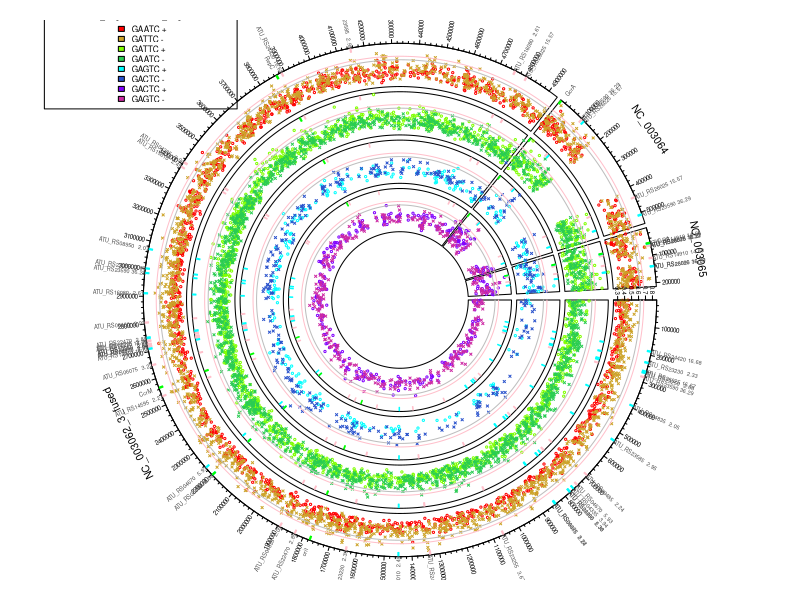
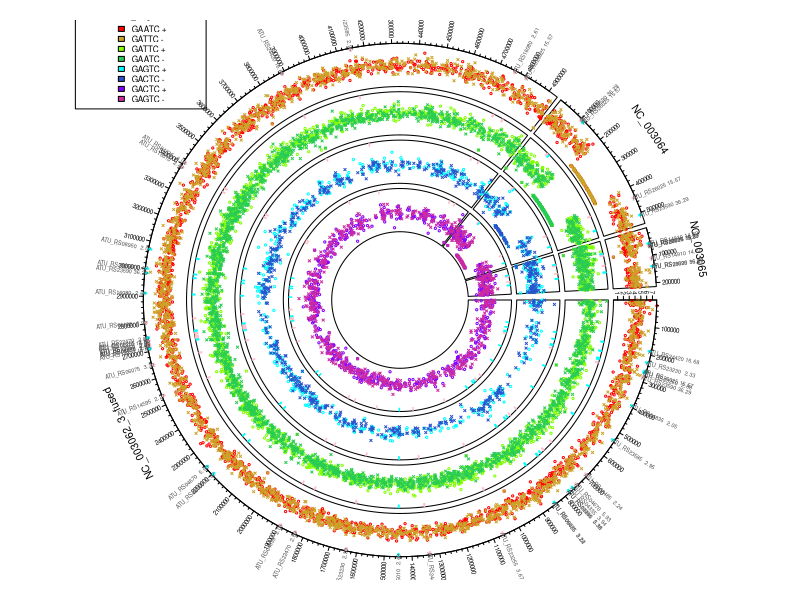
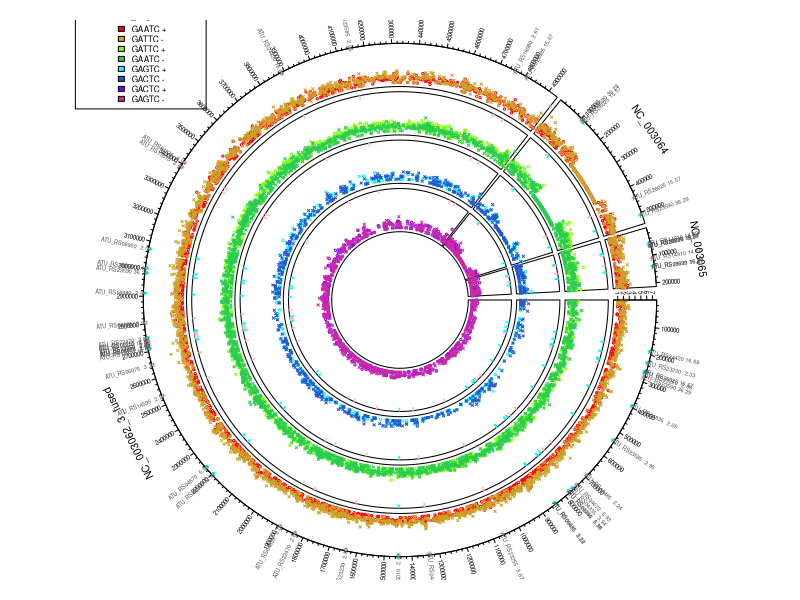
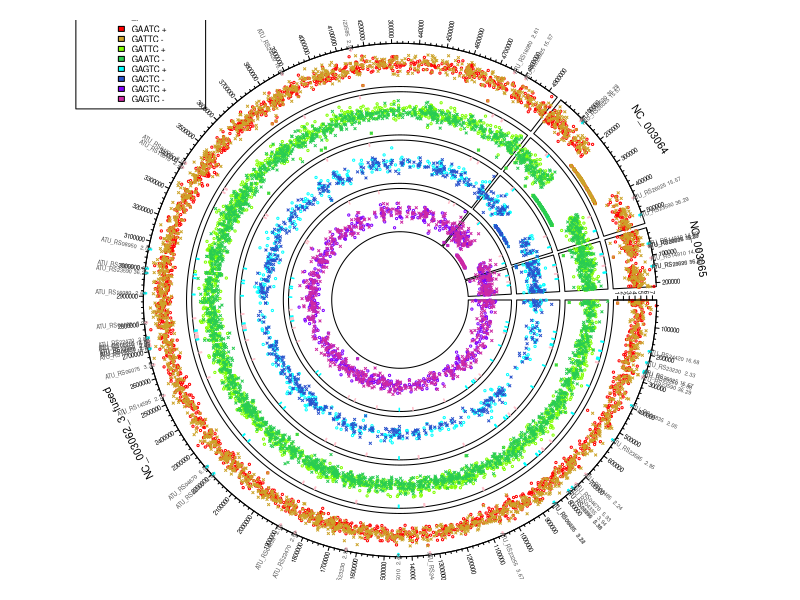
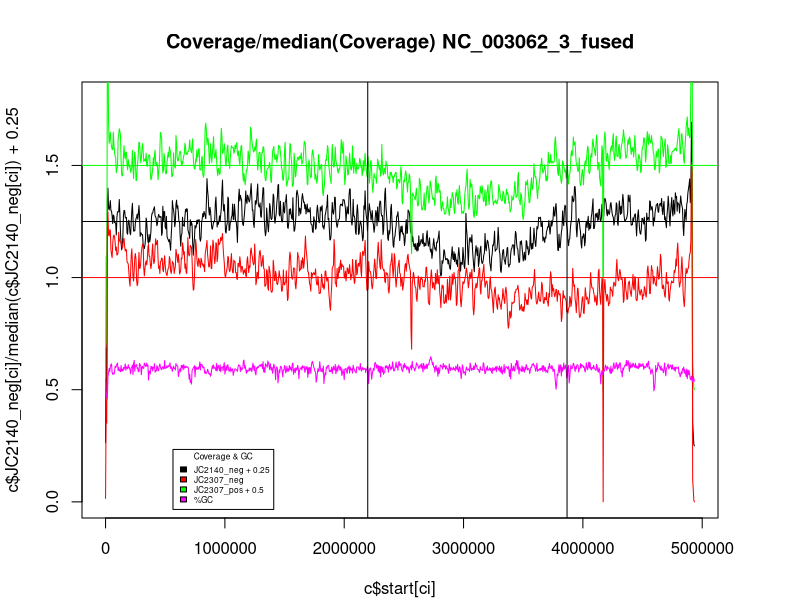
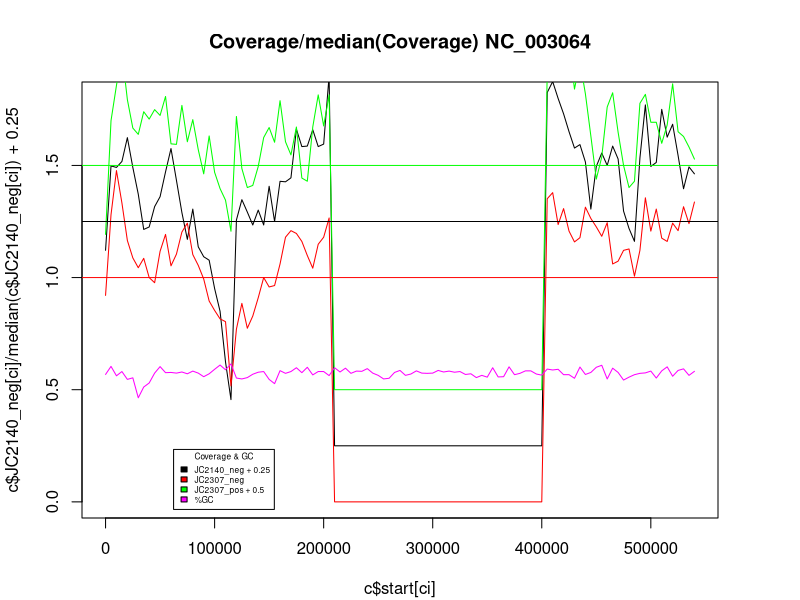
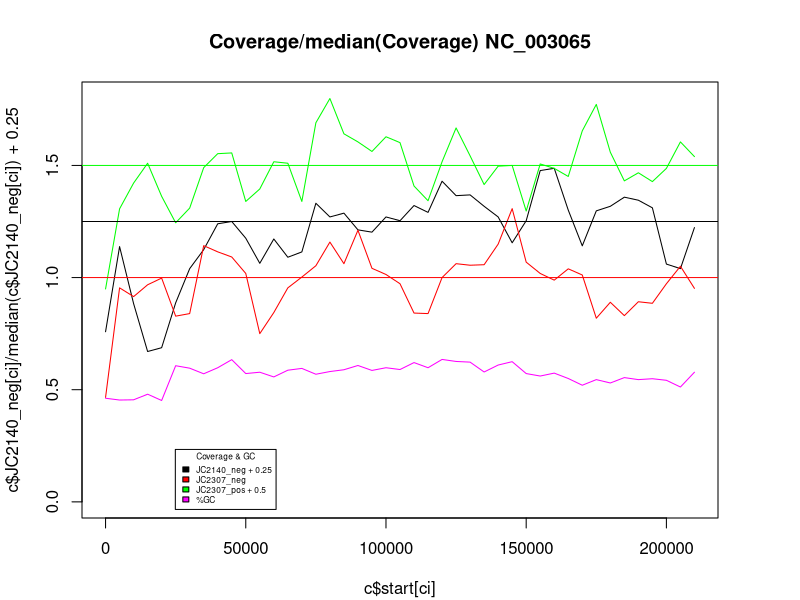
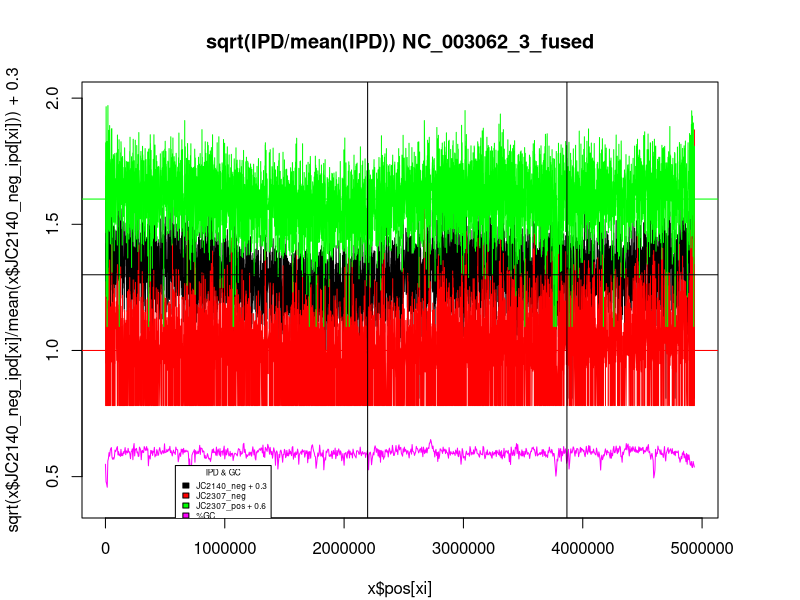

Reproduce these figures in R, in order.
library(circlize)
#setwd('E:/VMShared/Justine/')
setwd('/data1/chris/Justine/')
options("scipen"=6)
mycex <- 0.3
mycexlegend <- 0.5
axisFontSize <- 0.375
glabelpos <- 1.0
labelXpos <- 0.5
labelYpos <- 5.8
t.min <- 0.3
t.max <- 0.8
pad <- 2000
firstTrackMax <- t.max

x <- read.table('all_GANTC_fused.txt',header=T)
c <- read.table('all_coverage_fused_GC.txt',header=T)
a.all <- read.csv('fused.csv',header=TRUE,row.names=1)
genes <- read.table('Atu_degs_Mut-WT_with_GANTC.51.fused.txt',sep="\t",header=T)
genes$Chromosome <- gsub('.[0-9]$', '', genes$Chromosome)
ori <- read.table('ori_fused.txt',sep="\t",header=T)

motifs <- c( "GAATC +", "GATTC -", "GATTC +", "GAATC -", "GAGTC +", "GACTC -", "GACTC +", "GAGTC -")
h <- rep(seq(0,0.95,by = 1.0/length(motifs)))
s <- rep(c(1.0,0.8),length(motifs))
v <- rep(c(1.0,0.8),length(motifs))
colors <- hsv(h,s,v)

iAp <- which(x$motif=='GAATC' & x$strand=='+')
iAm <- which(x$motif=='GAATC' & x$strand=='-')
iCp <- which(x$motif=='GACTC' & x$strand=='+')
iCm <- which(x$motif=='GACTC' & x$strand=='-')
iGp <- which(x$motif=='GAGTC' & x$strand=='+')
iGm <- which(x$motif=='GAGTC' & x$strand=='-')
iTp <- which(x$motif=='GATTC' & x$strand=='+')
iTm <- which(x$motif=='GATTC' & x$strand=='-')

pdf('GANTC_circos_fused.pdf',paper="a4r",width=0,height=0)
op <- par(mar=c(1,0,1,0))

circos.par(cell.padding = c(0.02, 0, 0.02, 0), gap.degree = c(1,1,3))
circos.initialize(xlim = a.all)
circos.track(ylim = c(t.min,t.max), track.height = 1.0/6)
circos.trackPoints(x$chr[iAp], x=x$pos[iAp], y=x$JC2307_neg_ipd[iAp]/x$JC2140_neg_ipd[iAp],pch=1,cex=mycex,col=colors[1])
circos.trackPoints(x$chr[iTm], x=x$pos[iTm], y=x$JC2307_neg_ipd[iTm]/x$JC2140_neg_ipd[iTm],pch=4,cex=mycex,col=colors[2])
circos.track(ylim = c(t.min,t.max), track.height = 1.0/6)
circos.trackPoints(x$chr[iTp], x=x$pos[iTp], y=x$JC2307_neg_ipd[iTp]/x$JC2140_neg_ipd[iTp],pch=1,cex=mycex,col=colors[3])
circos.trackPoints(x$chr[iAm], x=x$pos[iAm], y=x$JC2307_neg_ipd[iAm]/x$JC2140_neg_ipd[iAm],pch=4,cex=mycex,col=colors[4])
circos.track(ylim = c(t.min,t.max), track.height = 1.0/6)
circos.trackPoints(x$chr[iGp], x=x$pos[iGp], y=x$JC2307_neg_ipd[iGp]/x$JC2140_neg_ipd[iGp],pch=1,cex=mycex,col=colors[5])
circos.trackPoints(x$chr[iCm], x=x$pos[iCm], y=x$JC2307_neg_ipd[iCm]/x$JC2140_neg_ipd[iCm],pch=4,cex=mycex,col=colors[6])
circos.track(ylim = c(t.min,t.max), track.height = 1.0/6)
circos.trackPoints(x$chr[iCp], x=x$pos[iCp], y=x$JC2307_neg_ipd[iCp]/x$JC2140_neg_ipd[iCp],pch=1,cex=mycex,col=colors[7])
circos.trackPoints(x$chr[iGm], x=x$pos[iGm], y=x$JC2307_neg_ipd[iGm]/x$JC2140_neg_ipd[iGm],pch=4,cex=mycex,col=colors[8])

legend(-1,.93,adj = c(0,0.5),xjust=0.5,yjust=0.5,cex=mycexlegend,
       title='IPD of JC2307_neg vs JC2140_neg on fused C58',
       fill=colors[seq(1,length(motifs))],
       legend=motifs)
circos.yaxis(side='left',track.index=1,sector.index=rownames(a.all)[1],labels.cex=axisFontSize)

for(i in 1:nrow(a.all))
{
	n <- rownames(a.all)[i]
	circos.axis(sector.index = n, track.index=1, major.at = seq(0,a.all[i,2],by=100000), labels.cex=axisFontSize, labels.facing='clockwise', direction='outside')
	circos.text(a.all[i,2]/2, firstTrackMax, n, track.index = 1, sector.index = n, facing = "inside", cex = axisFontSize + 0.25,adj = c(labelXpos, -labelYpos))
	gi <- which(genes$Chromosome == n & genes$Strand == "+")
	circos.rect(genes$Gene_Start[gi]-pad,t.max,genes$Gene_End[gi]+pad,t.max+0.05, track.index = 1, sector.index = n, col='pink', border='pink')
	circos.rect(genes$Gene_Start[gi]-pad,t.max,genes$Gene_End[gi]+pad,t.max+0.05, track.index = 2, sector.index = n, col='pink', border='pink')
	circos.rect(genes$Gene_Start[gi]-pad,t.max,genes$Gene_End[gi]+pad,t.max+0.05, track.index = 3, sector.index = n, col='pink', border='pink')
	circos.rect(genes$Gene_Start[gi]-pad,t.max,genes$Gene_End[gi]+pad,t.max+0.05, track.index = 4, sector.index = n, col='pink', border='pink')
	#circos.text(genes$Gene_Start[gi],rep(glabelpos,length(gi)),paste(genes$Gene_ID,as.character(genes$Fold_Change)),track.index=1,sector.index=n,facing='clockwise',niceFacing=TRUE,cex=axisFontSize,adj=c(0.5,-0.5),col='grey30')
	circos.text(genes$Gene_Start[gi],rep(glabelpos,length(gi)),
	            paste(genes$Gene_ID,format(round(genes$Fold_Change,2),nsmall=2)),
	            track.index=1,sector.index=n,facing='clockwise',niceFacing=TRUE,cex=axisFontSize-0.04,adj=c(0.2,0.6),col='grey30')
	p95 <- mean(x$JC2307_neg_ipd/x$JC2140_neg_ipd,na.rm=T)+1.959964*sd(x$JC2307_neg_ipd/x$JC2140_neg_ipd,na.rm=T)
	p99 <- mean(x$JC2307_neg_ipd/x$JC2140_neg_ipd,na.rm=T)+2.575829*sd(x$JC2307_neg_ipd/x$JC2140_neg_ipd,na.rm=T)
	circos.lines(c(1,a.all[i,2]), c(p95,p95), track.index = 1, sector.index = n, col='grey')
	circos.lines(c(1,a.all[i,2]), c(p99,p99), track.index = 1, sector.index = n, col='pink')
	circos.lines(c(1,a.all[i,2]), c(p95,p95), track.index = 2, sector.index = n, col='grey')
	circos.lines(c(1,a.all[i,2]), c(p99,p99), track.index = 2, sector.index = n, col='pink')
	circos.lines(c(1,a.all[i,2]), c(p95,p95), track.index = 3, sector.index = n, col='grey')
	circos.lines(c(1,a.all[i,2]), c(p99,p99), track.index = 3, sector.index = n, col='pink')
	circos.lines(c(1,a.all[i,2]), c(p95,p95), track.index = 4, sector.index = n, col='grey')
	circos.lines(c(1,a.all[i,2]), c(p99,p99), track.index = 4, sector.index = n, col='pink')
	gi <- which(genes$Chromosome == n & genes$Strand == "-")
	circos.rect(genes$Gene_Start[gi]-pad,t.max,genes$Gene_End[gi]+pad,t.max+0.05, track.index = 1, sector.index = n, col='cyan', border='cyan')
	circos.rect(genes$Gene_Start[gi]-pad,t.max,genes$Gene_End[gi]+pad,t.max+0.05, track.index = 2, sector.index = n, col='cyan', border='cyan')
	circos.rect(genes$Gene_Start[gi]-pad,t.max,genes$Gene_End[gi]+pad,t.max+0.05, track.index = 3, sector.index = n, col='cyan', border='cyan')
	circos.rect(genes$Gene_Start[gi]-pad,t.max,genes$Gene_End[gi]+pad,t.max+0.05, track.index = 4, sector.index = n, col='cyan', border='cyan')
	circos.text(genes$Gene_Start[gi],rep(glabelpos,length(gi)),
	            paste(genes$Gene_ID,format(round(genes$Fold_Change,2),nsmall=2)),
	            track.index=1,sector.index=n,facing='clockwise',niceFacing=TRUE,cex=axisFontSize-0.04,adj=c(0.2,0.6),col='grey30')
	go <- which(ori$Chromosome == n)
	circos.rect(ori$Gene_Start[go]-pad,t.max,ori$Gene_End[go]+pad,t.max+0.05, track.index = 1, sector.index = n, col='green', border='green')
	circos.rect(ori$Gene_Start[go]-pad,t.max,ori$Gene_End[go]+pad,t.max+0.05, track.index = 2, sector.index = n, col='green', border='green')
	circos.rect(ori$Gene_Start[go]-pad,t.max,ori$Gene_End[go]+pad,t.max+0.05, track.index = 3, sector.index = n, col='green', border='green')
	circos.rect(ori$Gene_Start[go]-pad,t.max,ori$Gene_End[go]+pad,t.max+0.05, track.index = 4, sector.index = n, col='green', border='green')
	circos.text(ori$Gene_Start[go],rep(glabelpos,length(go)),ori$Gene_ID,
	            track.index=1,sector.index=n,facing='clockwise',niceFacing=TRUE,cex=axisFontSize-0.04,adj=c(0.2,0.6),col='grey30')
}

circos.clear()

t.min <- 1.0
t.max <- 7.0
firstTrackMax <- t.max
glabelpos <- 9.0

x <- read.table('all_GANTC_fused_WG.txt',header=T)

iAp <- which(x$motif=='GAATC' & x$strand=='+')
iAm <- which(x$motif=='GAATC' & x$strand=='-')
iCp <- which(x$motif=='GACTC' & x$strand=='+')
iCm <- which(x$motif=='GACTC' & x$strand=='-')
iGp <- which(x$motif=='GAGTC' & x$strand=='+')
iGm <- which(x$motif=='GAGTC' & x$strand=='-')
iTp <- which(x$motif=='GATTC' & x$strand=='+')
iTm <- which(x$motif=='GATTC' & x$strand=='-')

circos.par(cell.padding = c(0.02, 0, 0.02, 0), gap.degree = c(1,1,3))
circos.initialize(xlim = a.all)
circos.track(ylim = c(t.min,t.max), track.height = 1.0/6)
circos.trackPoints(x$chr[iAp], x=x$pos[iAp], y=x$JC2140_neg_ipd[iAp],pch=1,cex=mycex,col=colors[1])
circos.trackPoints(x$chr[iTm], x=x$pos[iTm], y=x$JC2140_neg_ipd[iTm],pch=4,cex=mycex,col=colors[2])
circos.track(ylim = c(t.min,t.max), track.height = 1.0/6)
circos.trackPoints(x$chr[iTp], x=x$pos[iTp], y=x$JC2140_neg_ipd[iTp],pch=1,cex=mycex,col=colors[3])
circos.trackPoints(x$chr[iAm], x=x$pos[iAm], y=x$JC2140_neg_ipd[iAm],pch=4,cex=mycex,col=colors[4])
circos.track(ylim = c(t.min,t.max), track.height = 1.0/6)
circos.trackPoints(x$chr[iGp], x=x$pos[iGp], y=x$JC2140_neg_ipd[iGp],pch=1,cex=mycex,col=colors[5])
circos.trackPoints(x$chr[iCm], x=x$pos[iCm], y=x$JC2140_neg_ipd[iCm],pch=4,cex=mycex,col=colors[6])
circos.track(ylim = c(t.min,t.max), track.height = 1.0/6)
circos.trackPoints(x$chr[iCp], x=x$pos[iCp], y=x$JC2140_neg_ipd[iCp],pch=1,cex=mycex,col=colors[7])
circos.trackPoints(x$chr[iGm], x=x$pos[iGm], y=x$JC2140_neg_ipd[iGm],pch=4,cex=mycex,col=colors[8])

legend(-1,.93,adj = c(0,0.5),xjust=0.5,yjust=0.5,cex=mycexlegend,
       title='IPD of JC2140_neg on fused C58',
       fill=colors[seq(1,length(motifs))],
       legend=motifs)
circos.yaxis(side='left',track.index=1,sector.index=rownames(a.all)[1],labels.cex=axisFontSize)

for(i in 1:nrow(a.all))
{
	n <- rownames(a.all)[i]
	circos.axis(sector.index = n, track.index=1, major.at = seq(0,a.all[i,2],by=100000), labels.cex=axisFontSize, labels.facing='clockwise', direction='outside')
	circos.text(a.all[i,2]/2, firstTrackMax, n, track.index = 1, sector.index = n, facing = "inside", cex = axisFontSize + 0.25,adj = c(labelXpos, -labelYpos))
	gi <- which(genes$Chromosome == n & genes$Strand == "+")
	circos.rect(genes$Gene_Start[gi]-pad,t.max+0.15,genes$Gene_End[gi]+pad,t.max+0.65, track.index = 1, sector.index = n, col='pink', border='pink')
	circos.rect(genes$Gene_Start[gi]-pad,t.max+0.15,genes$Gene_End[gi]+pad,t.max+0.65, track.index = 2, sector.index = n, col='pink', border='pink')
	circos.rect(genes$Gene_Start[gi]-pad,t.max+0.15,genes$Gene_End[gi]+pad,t.max+0.65, track.index = 3, sector.index = n, col='pink', border='pink')
	circos.rect(genes$Gene_Start[gi]-pad,t.max+0.15,genes$Gene_End[gi]+pad,t.max+0.65, track.index = 4, sector.index = n, col='pink', border='pink')
	#circos.text(genes$Gene_Start[gi],rep(glabelpos,length(gi)),paste(genes$Gene_ID,as.character(genes$Fold_Change)),track.index=1,sector.index=n,facing='clockwise',niceFacing=TRUE,cex=axisFontSize,adj=c(0.5,-0.5),col='grey30')
	circos.text(genes$Gene_Start[gi],rep(glabelpos,length(gi)),
	            paste(genes$Gene_ID,format(round(genes$Fold_Change,2),nsmall=2)),
	            track.index=1,sector.index=n,facing='clockwise',niceFacing=TRUE,cex=axisFontSize-0.04,adj=c(0.2,0.6),col='grey30')
	gi <- which(genes$Chromosome == n & genes$Strand == "-")
	circos.rect(genes$Gene_Start[gi]-pad,t.max+0.15,genes$Gene_End[gi]+pad,t.max+0.65, track.index = 1, sector.index = n, col='cyan', border='cyan')
	circos.rect(genes$Gene_Start[gi]-pad,t.max+0.15,genes$Gene_End[gi]+pad,t.max+0.65, track.index = 2, sector.index = n, col='cyan', border='cyan')
	circos.rect(genes$Gene_Start[gi]-pad,t.max+0.15,genes$Gene_End[gi]+pad,t.max+0.65, track.index = 3, sector.index = n, col='cyan', border='cyan')
	circos.rect(genes$Gene_Start[gi]-pad,t.max+0.15,genes$Gene_End[gi]+pad,t.max+0.65, track.index = 4, sector.index = n, col='cyan', border='cyan')
	circos.text(genes$Gene_Start[gi],rep(glabelpos,length(gi)),
	            paste(genes$Gene_ID,format(round(genes$Fold_Change,2),nsmall=2)),
	            track.index=1,sector.index=n,facing='clockwise',niceFacing=TRUE,cex=axisFontSize-0.04,adj=c(0.2,0.6),col='grey30')
}

circos.clear()

circos.par(cell.padding = c(0.02, 0, 0.02, 0), gap.degree = c(1,1,3))
circos.initialize(xlim = a.all)
circos.track(ylim = c(t.min,t.max), track.height = 1.0/6)
circos.trackPoints(x$chr[iAp], x=x$pos[iAp], y=x$JC2307_neg_ipd[iAp],pch=1,cex=mycex,col=colors[1])
circos.trackPoints(x$chr[iTm], x=x$pos[iTm], y=x$JC2307_neg_ipd[iTm],pch=4,cex=mycex,col=colors[2])
circos.track(ylim = c(t.min,t.max), track.height = 1.0/6)
circos.trackPoints(x$chr[iTp], x=x$pos[iTp], y=x$JC2307_neg_ipd[iTp],pch=1,cex=mycex,col=colors[3])
circos.trackPoints(x$chr[iAm], x=x$pos[iAm], y=x$JC2307_neg_ipd[iAm],pch=4,cex=mycex,col=colors[4])
circos.track(ylim = c(t.min,t.max), track.height = 1.0/6)
circos.trackPoints(x$chr[iGp], x=x$pos[iGp], y=x$JC2307_neg_ipd[iGp],pch=1,cex=mycex,col=colors[5])
circos.trackPoints(x$chr[iCm], x=x$pos[iCm], y=x$JC2307_neg_ipd[iCm],pch=4,cex=mycex,col=colors[6])
circos.track(ylim = c(t.min,t.max), track.height = 1.0/6)
circos.trackPoints(x$chr[iCp], x=x$pos[iCp], y=x$JC2307_neg_ipd[iCp],pch=1,cex=mycex,col=colors[7])
circos.trackPoints(x$chr[iGm], x=x$pos[iGm], y=x$JC2307_neg_ipd[iGm],pch=4,cex=mycex,col=colors[8])

legend(-1,.93,adj = c(0,0.5),xjust=0.5,yjust=0.5,cex=mycexlegend,
       title='IPD of JC2307_neg on fused C58',
       fill=colors[seq(1,length(motifs))],
       legend=motifs)
circos.yaxis(side='left',track.index=1,sector.index=rownames(a.all)[1],labels.cex=axisFontSize)

for(i in 1:nrow(a.all))
{
	n <- rownames(a.all)[i]
	circos.axis(sector.index = n, track.index=1, major.at = seq(0,a.all[i,2],by=100000), labels.cex=axisFontSize, labels.facing='clockwise', direction='outside')
	circos.text(a.all[i,2]/2, firstTrackMax, n, track.index = 1, sector.index = n, facing = "inside", cex = axisFontSize + 0.25,adj = c(labelXpos, -labelYpos))
	gi <- which(genes$Chromosome == n & genes$Strand == "+")
	circos.rect(genes$Gene_Start[gi]-pad,t.max+0.15,genes$Gene_End[gi]+pad,t.max+0.65, track.index = 1, sector.index = n, col='pink', border='pink')
	circos.rect(genes$Gene_Start[gi]-pad,t.max+0.15,genes$Gene_End[gi]+pad,t.max+0.65, track.index = 2, sector.index = n, col='pink', border='pink')
	circos.rect(genes$Gene_Start[gi]-pad,t.max+0.15,genes$Gene_End[gi]+pad,t.max+0.65, track.index = 3, sector.index = n, col='pink', border='pink')
	circos.rect(genes$Gene_Start[gi]-pad,t.max+0.15,genes$Gene_End[gi]+pad,t.max+0.65, track.index = 4, sector.index = n, col='pink', border='pink')
	#circos.text(genes$Gene_Start[gi],rep(glabelpos,length(gi)),paste(genes$Gene_ID,as.character(genes$Fold_Change)),track.index=1,sector.index=n,facing='clockwise',niceFacing=TRUE,cex=axisFontSize,adj=c(0.5,-0.5),col='grey30')
	circos.text(genes$Gene_Start[gi],rep(glabelpos,length(gi)),
	            paste(genes$Gene_ID,format(round(genes$Fold_Change,2),nsmall=2)),
	            track.index=1,sector.index=n,facing='clockwise',niceFacing=TRUE,cex=axisFontSize-0.04,adj=c(0.2,0.6),col='grey30')
	gi <- which(genes$Chromosome == n & genes$Strand == "-")
	circos.rect(genes$Gene_Start[gi]-pad,t.max+0.15,genes$Gene_End[gi]+pad,t.max+0.65, track.index = 1, sector.index = n, col='cyan', border='cyan')
	circos.rect(genes$Gene_Start[gi]-pad,t.max+0.15,genes$Gene_End[gi]+pad,t.max+0.65, track.index = 2, sector.index = n, col='cyan', border='cyan')
	circos.rect(genes$Gene_Start[gi]-pad,t.max+0.15,genes$Gene_End[gi]+pad,t.max+0.65, track.index = 3, sector.index = n, col='cyan', border='cyan')
	circos.rect(genes$Gene_Start[gi]-pad,t.max+0.15,genes$Gene_End[gi]+pad,t.max+0.65, track.index = 4, sector.index = n, col='cyan', border='cyan')
	circos.text(genes$Gene_Start[gi],rep(glabelpos,length(gi)),
	            paste(genes$Gene_ID,format(round(genes$Fold_Change,2),nsmall=2)),
	            track.index=1,sector.index=n,facing='clockwise',niceFacing=TRUE,cex=axisFontSize-0.04,adj=c(0.2,0.6),col='grey30')
}

circos.clear()

circos.par(cell.padding = c(0.02, 0, 0.02, 0), gap.degree = c(1,1,3))
circos.initialize(xlim = a.all)
circos.track(ylim = c(t.min,t.max), track.height = 1.0/6)
circos.trackPoints(x$chr[iAp], x=x$pos[iAp], y=x$JC2307_pos_ipd[iAp],pch=1,cex=mycex,col=colors[1])
circos.trackPoints(x$chr[iTm], x=x$pos[iTm], y=x$JC2307_pos_ipd[iTm],pch=4,cex=mycex,col=colors[2])
circos.track(ylim = c(t.min,t.max), track.height = 1.0/6)
circos.trackPoints(x$chr[iTp], x=x$pos[iTp], y=x$JC2307_pos_ipd[iTp],pch=1,cex=mycex,col=colors[3])
circos.trackPoints(x$chr[iAm], x=x$pos[iAm], y=x$JC2307_pos_ipd[iAm],pch=4,cex=mycex,col=colors[4])
circos.track(ylim = c(t.min,t.max), track.height = 1.0/6)
circos.trackPoints(x$chr[iGp], x=x$pos[iGp], y=x$JC2307_pos_ipd[iGp],pch=1,cex=mycex,col=colors[5])
circos.trackPoints(x$chr[iCm], x=x$pos[iCm], y=x$JC2307_pos_ipd[iCm],pch=4,cex=mycex,col=colors[6])
circos.track(ylim = c(t.min,t.max), track.height = 1.0/6)
circos.trackPoints(x$chr[iCp], x=x$pos[iCp], y=x$JC2307_pos_ipd[iCp],pch=1,cex=mycex,col=colors[7])
circos.trackPoints(x$chr[iGm], x=x$pos[iGm], y=x$JC2307_pos_ipd[iGm],pch=4,cex=mycex,col=colors[8])

legend(-1,.93,adj = c(0,0.5),xjust=0.5,yjust=0.5,cex=mycexlegend,
       title='IPD of JC2307_pos on fused C58',
       fill=colors[seq(1,length(motifs))],
       legend=motifs)
circos.yaxis(side='left',track.index=1,sector.index=rownames(a.all)[1],labels.cex=axisFontSize)

for(i in 1:nrow(a.all))
{
	n <- rownames(a.all)[i]
	circos.axis(sector.index = n, track.index=1, major.at = seq(0,a.all[i,2],by=100000), labels.cex=axisFontSize, labels.facing='clockwise', direction='outside')
	circos.text(a.all[i,2]/2, firstTrackMax, n, track.index = 1, sector.index = n, facing = "inside", cex = axisFontSize + 0.25,adj = c(labelXpos, -labelYpos))
	gi <- which(genes$Chromosome == n & genes$Strand == "+")
	circos.rect(genes$Gene_Start[gi]-pad,t.max+0.15,genes$Gene_End[gi]+pad,t.max+0.65, track.index = 1, sector.index = n, col='pink', border='pink')
	circos.rect(genes$Gene_Start[gi]-pad,t.max+0.15,genes$Gene_End[gi]+pad,t.max+0.65, track.index = 2, sector.index = n, col='pink', border='pink')
	circos.rect(genes$Gene_Start[gi]-pad,t.max+0.15,genes$Gene_End[gi]+pad,t.max+0.65, track.index = 3, sector.index = n, col='pink', border='pink')
	circos.rect(genes$Gene_Start[gi]-pad,t.max+0.15,genes$Gene_End[gi]+pad,t.max+0.65, track.index = 4, sector.index = n, col='pink', border='pink')
	#circos.text(genes$Gene_Start[gi],rep(glabelpos,length(gi)),paste(genes$Gene_ID,as.character(genes$Fold_Change)),track.index=1,sector.index=n,facing='clockwise',niceFacing=TRUE,cex=axisFontSize,adj=c(0.5,-0.5),col='grey30')
	circos.text(genes$Gene_Start[gi],rep(glabelpos,length(gi)),
	            paste(genes$Gene_ID,format(round(genes$Fold_Change,2),nsmall=2)),
	            track.index=1,sector.index=n,facing='clockwise',niceFacing=TRUE,cex=axisFontSize-0.04,adj=c(0.2,0.6),col='grey30')
	gi <- which(genes$Chromosome == n & genes$Strand == "-")
	circos.rect(genes$Gene_Start[gi]-pad,t.max+0.15,genes$Gene_End[gi]+pad,t.max+0.65, track.index = 1, sector.index = n, col='cyan', border='cyan')
	circos.rect(genes$Gene_Start[gi]-pad,t.max+0.15,genes$Gene_End[gi]+pad,t.max+0.65, track.index = 2, sector.index = n, col='cyan', border='cyan')
	circos.rect(genes$Gene_Start[gi]-pad,t.max+0.15,genes$Gene_End[gi]+pad,t.max+0.65, track.index = 3, sector.index = n, col='cyan', border='cyan')
	circos.rect(genes$Gene_Start[gi]-pad,t.max+0.15,genes$Gene_End[gi]+pad,t.max+0.65, track.index = 4, sector.index = n, col='cyan', border='cyan')
	circos.text(genes$Gene_Start[gi],rep(glabelpos,length(gi)),
	            paste(genes$Gene_ID,format(round(genes$Fold_Change,2),nsmall=2)),
	            track.index=1,sector.index=n,facing='clockwise',niceFacing=TRUE,cex=axisFontSize-0.04,adj=c(0.2,0.6),col='grey30')
}

circos.clear()

par(op)
op <- par(mar=c(4,4,4,4)+0.1)
for(i in 1:nrow(a.all))
{
  n <- rownames(a.all)[i]
  ci <- which(c$chr == n)
  plot(c$start[ci],c$JC2140_neg[ci]/median(c$JC2140_neg[ci])+0.25,type="l",ylim=c(0.0,1.8),main=paste("Coverage/median(Coverage)",n))
  points(c$start[ci],c$JC2307_pos[ci]/median(c$JC2307_pos[ci])+0.5,type="l",col="green")
  points(c$start[ci],c$JC2307_neg[ci]/median(c$JC2307_neg[ci]),type="l",col="red")
  points(c$start[ci],c$GC[ci],type="l",col="magenta")
  abline(h=1.25)
  abline(h=1.5,col="green")
  abline(h=1.0,col="red")
  if(i == 1)
  {
    # could grab coordinates from ori table
    abline(v=2197137)
    abline(v=3867344)
  }
  legend(a.all[i,2]/5,.1,adj = c(0,0.5),xjust=0.5,yjust=0.5,cex=mycexlegend,
         title='Coverage & GC',fill=c("black","red","green","magenta"),legend=c("JC2140_neg + 0.25","JC2307_neg","JC2307_pos + 0.5","%GC"))
}

for(i in 1:nrow(a.all))
{
  n <- rownames(a.all)[i]
  xi <- which(x$chr == n)
  ci <- which(c$chr == n)
  plot(x$pos[xi],sqrt(x$JC2140_neg_ipd[xi]/mean(x$JC2140_neg_ipd[xi]))+0.3,type="l",ylim=c(0.4,2.0),main=paste("sqrt(IPD/mean(IPD))",n))
  points(x$pos[xi],sqrt(x$JC2307_neg_ipd[xi]/mean(x$JC2307_neg_ipd[xi])),type="l",col="red")
  points(x$pos[xi],sqrt(x$JC2307_pos_ipd[xi]/mean(x$JC2307_pos_ipd[xi]))+0.6,type="l",col="green")
  points(c$start[ci],c$GC[ci],type="l",col="magenta")
  abline(h=1.3)
  abline(h=1.0,col="red")
  abline(h=1.6,col="green")
  if(i == 1)
  {
    # could grab coordinates from ori table
    abline(v=2197137)
    abline(v=3867344)
  }
  legend(a.all[i,2]/5,.425,adj = c(0,0.5),xjust=0.5,yjust=0.5,cex=mycexlegend,
         title='IPD & GC',fill=c("black","red","green","magenta"),legend=c("JC2140_neg + 0.3","JC2307_neg","JC2307_pos + 0.6","%GC"))
}

dev.off()

#----------------------------------------------------------------------------------
